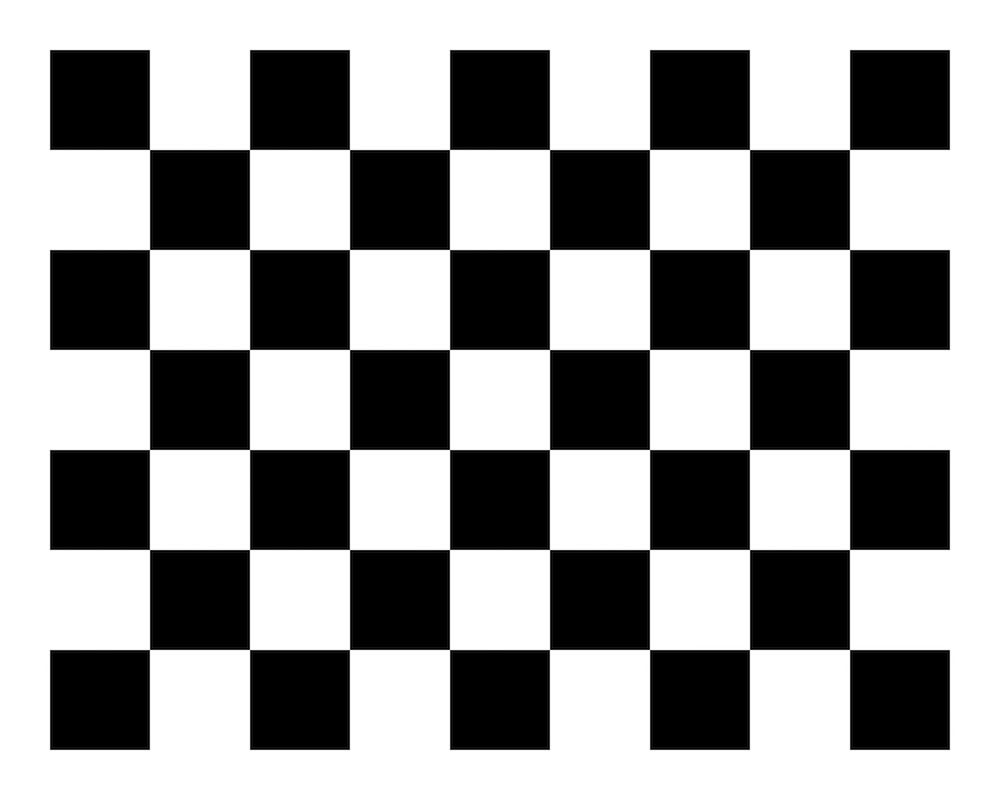
#> input picture checkerboard.jpg, 1000 x 800 px, given in place of river1.png, which was not available
$ python main_river.py
#> lines starting #> are read from the running program, lines starting #| are printed output that depends on the picture; pictures that were not available may be replaced by others from this repository, and a replacement may not be noted
### lucas_kanade.py
import cv2
import numpy as np
from scipy import signal
from scipy.interpolate import griddata
from  tqdm import tqdm

# FILL IN YOUR ID
ID1 = 206232506
ID2 = 206454092


PYRAMID_FILTER = 1.0 / 256 * np.array([[1, 4, 6, 4, 1],
                                       [4, 16, 24, 16, 4],
                                       [6, 24, 36, 24, 6],
                                       [4, 16, 24, 16, 4],
                                       [1, 4, 6, 4, 1]])
X_DERIVATIVE_FILTER = np.array([[1, 0, -1],
                                [2, 0, -2],
                                [1, 0, -1]])
Y_DERIVATIVE_FILTER = X_DERIVATIVE_FILTER.copy().transpose()

WINDOW_SIZE = 5


# [17 lines left out: function get_video_parameters, not called in this run]

"""Coverts image to a pyramid list of size num_levels.

First, create a list with the original image in it. Then, iterate over the
levels. In each level, convolve the PYRAMID_FILTER with the image from the
previous level. Then, decimate the result using indexing: simply pick
every second entry of the result.
Hint: Use signal.convolve2d with boundary='symm' and mode='same'.

Args:
    image: np.ndarray. Input image.
    num_levels: int. The number of blurring / decimation times.

Returns:
    pyramid: list. A list of np.ndarray of images.

Note that the list length should be num_levels + 1 as the in first entry of
the pyramid is the original image.
You are not allowed to use cv2 PyrDown here (or any other cv2 method).
We use a slightly different decimation process from this function.
"""
# [9 lines left out: function build_pyramid, not called in this run]


def lucas_kanade_step(I1: np.ndarray,
                      I2: np.ndarray,
                      window_size: int) -> tuple[np.ndarray, np.ndarray]:
    """Perform one Lucas-Kanade Step.

    This method receives two images as inputs and a window_size. It
    calculates the per-pixel shift in the x-axis and y-axis. That is,
    it outputs two maps of the shape of the input images. The first map
    encodes the per-pixel optical flow parameters in the x-axis and the
    second in the y-axis.

    (1) Calculate Ix and Iy by convolving I2 with the appropriate filters (
    see the constants in the head of this file).
    (2) Calculate It from I1 and I2.
    (3) Calculate du and dv for each pixel:
      (3.1) Start from all-zeros du and dv (each one) of size I1.shape.
      (3.2) Loop over all pixels in the image (you can ignore boundary pixels up
      to ~window_size/2 pixels in each side of the image [top, bottom,
      left and right]).
      (3.3) For every pixel, pretend the pixel’s neighbors have the same (u,
      v). This means that for NxN window, we have N^2 equations per pixel.
      (3.4) Solve for (u, v) using Least-Squares solution. When the solution
      does not converge, keep this pixel's (u, v) as zero.
    For detailed Equations reference look at slides 4 & 5 in:
    http://www.cse.psu.edu/~rtc12/CSE486/lecture30.pdf

    Args:
        I1: np.ndarray. Image at time t.
        I2: np.ndarray. Image at time t+1.
        window_size: int. The window is of shape window_size X window_size.

    Returns:
        (du, dv): tuple of np.ndarray-s. Each one is of the shape of the
        original image. dv encodes the optical flow parameters in rows and du
        in columns.
    """
    """INSERT YOUR CODE HERE.
    Calculate du and dv correctly.
    """

    Ix = signal.convolve2d(I2, X_DERIVATIVE_FILTER, boundary='symm', mode='same')
    Iy = signal.convolve2d(I2, Y_DERIVATIVE_FILTER, boundary='symm', mode='same')


    It = I2 - I1
    # by initializing u and v to zero, we are assuming that we can ignore the boundary pixels
    u = np.zeros(I1.shape)
    v = np.zeros(I1.shape)
    window_shift=window_size//2
    for i in range(window_shift, I1.shape[0] - window_shift):
        for j in range(window_shift, I1.shape[1] - window_shift):
            A = np.array([Ix[i - window_shift:i + window_shift + 1, j - window_shift:j + window_shift + 1].flatten(),
                          Iy[i - window_shift:i + window_shift + 1, j - window_shift:j + window_shift + 1].flatten()]).T
            b = -It[i - window_shift:i + window_shift + 1, j - window_shift:j + window_shift + 1].flatten()
            # if np.linalg.matrix_rank(A) < 2:
            try:
                x = np.linalg.lstsq(A, b, rcond=None)[0]
                u[i, j] = x[0]
                v[i, j] = x[1]
            except:
                u[i, j] = 0
                v[i, j] = 0
    return u, v


# [479 lines left out: functions warp_image, lucas_kanade_optical_flow, lucas_kanade_video_stabilization, faster_lucas_kanade_step, faster_lucas_kanade_optical_flow, lucas_kanade_faster_video_stabilization and 1 more, not called in this run]

### main_river.py
import os
import cv2
import time
import json
import numpy as np
import matplotlib.pyplot as plt
from collections import OrderedDict
from PIL import Image
from lucas_kanade import lucas_kanade_optical_flow, warp_image, \
    lucas_kanade_step


# FILL IN YOUR ID
ID1 = '206232506'
ID2 = '206454092'

# Choose parameters
WINDOW_SIZE_RIVER = 5  # Add your value here!
MAX_ITER_RIVER = 10  # Add your value here!
NUM_LEVELS_RIVER = 5  # Add your value here!

# Output dir and statistics file preparations:
RIVER_DIR = 'river_results'
os.makedirs(RIVER_DIR, exist_ok=True)
STATISTICS_PATH = f'RIVER_{ID1}_{ID2}_mse_and_time_stats.json'


statistics = OrderedDict()


def calc_mse_at_interest_region(
        first_image: np.ndarray, second_image: np.ndarray, interest_size: int
        = WINDOW_SIZE_RIVER//2) -> float:
    """Calculate the Mean Squared Error (Difference) between two images in
    the interest region.

    Args:
        first_image: np.ndarray. First image.
        second_image: np.ndarray. Second image.
        interest_size: int. The number of rows and cols to cut from top,
        bottom, left and right.

    Returns:
        mse: float. The Mean Squared Error (Difference) between the two
        images in the interest region.
    """
    first_image_interesting_part = first_image[
                                   interest_size:-interest_size,
                                   interest_size:-interest_size]
    second_image_interesting_part = second_image[
                                   interest_size:-interest_size,
                                   interest_size:-interest_size]
    squared_difference = (first_image_interesting_part -
                          second_image_interesting_part)**2
    mse = squared_difference.mean()
    return mse


# Load images I1,I2
I1 = cv2.cvtColor(cv2.imread('river1.png'), cv2.COLOR_RGB2GRAY)
#> I1: shape (800, 1000); min 0, max 255, mean 154
I2 = cv2.cvtColor(cv2.imread('river2.png'), cv2.COLOR_RGB2GRAY)
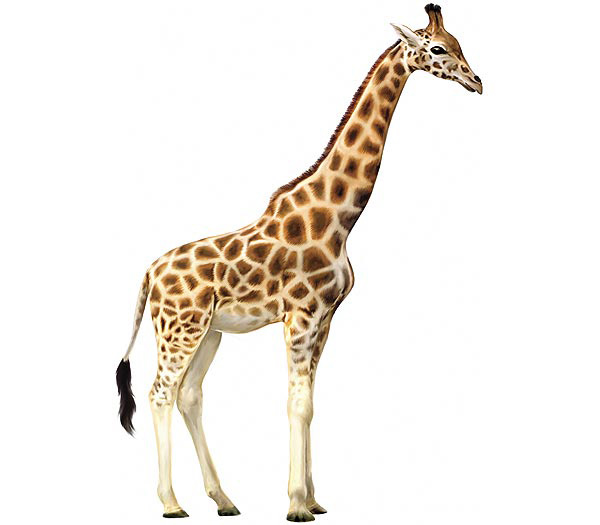
#> input picture giraffe.jpg, 600 x 525 px, given in place of river2.png, which was not available
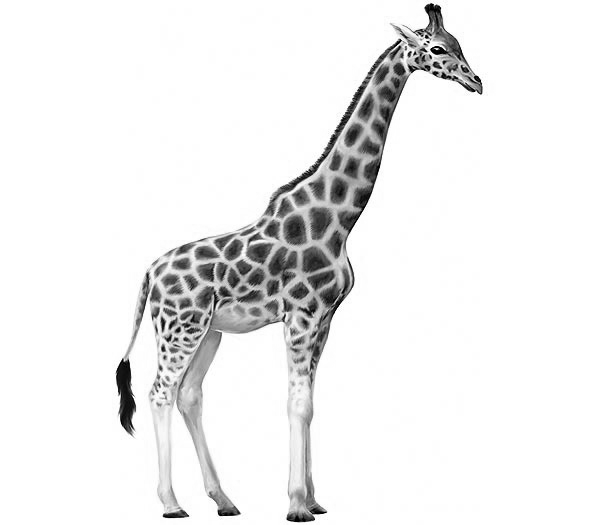
#> I2: shape (525, 600); min 0, max 255, mean 237.4

# Compute optical flow using LK algorithm
start_time = time.time()
(du, dv) = lucas_kanade_step(I1, I2, WINDOW_SIZE_RIVER)
#> in lucas_kanade_step, `Ix = signal.convolve2d(I2, X_DERIVATIVE_FILTER, boundary='symm', mode=..`:
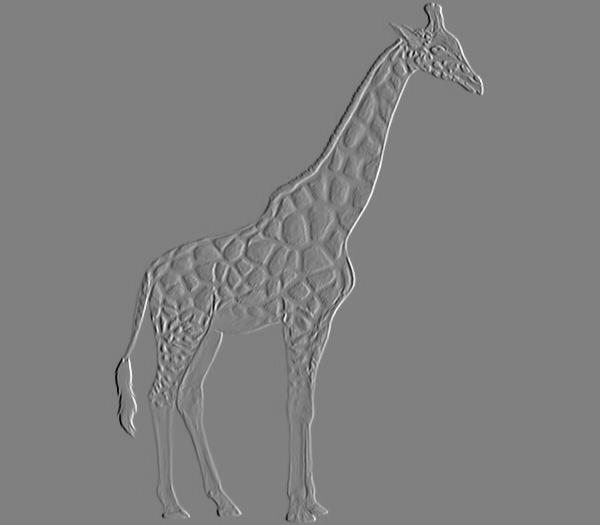
#> Ix: shape (525, 600) int64; min -1005, max 996, mean 0; drawn with min black and max white
#> in lucas_kanade_step, `Iy = signal.convolve2d(I2, Y_DERIVATIVE_FILTER, boundary='symm', mode=..`:
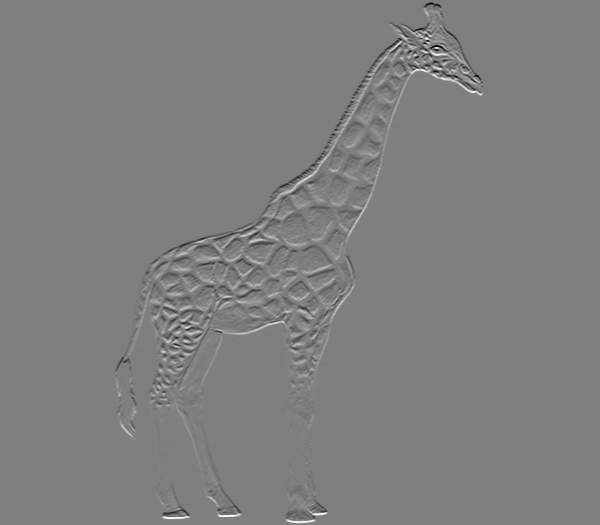
#> Iy: shape (525, 600) int64; min -1002, max 1008, mean 0; drawn with min black and max white
#> (the run stopped early here; a loop or call above may not have finished)
